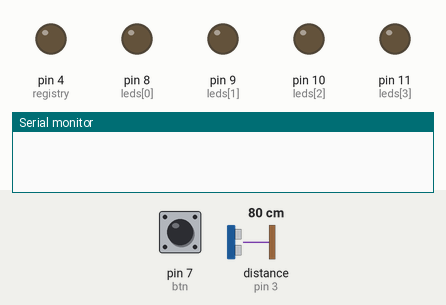
This sketch was run on a simulated Arduino Uno, built with avr-gcc and run on an emulated ATmega328P. Shown: output pins drawn as LEDs (lit = HIGH), the last lines printed to the serial monitor. The test bench sets the inputs (shaded band); at power-on: pin 7 (btn) LOW, distance to the obstacle (sensor on pin 3) 80 cm. The echo pulse lasts 58.3 µs per cm.

Above: at 1.2 s.
1.3 s: pin 7 (btn) pulled HIGH for 0.15 s
At 1.38 s:
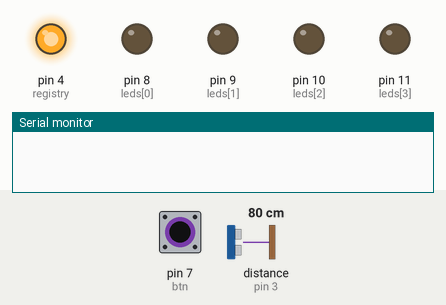
2.9 s: distance to the obstacle (sensor on pin 3) set to 97 cm
4.4 s: distance to the obstacle (sensor on pin 3) set to 106 cm
At 4.7 s:
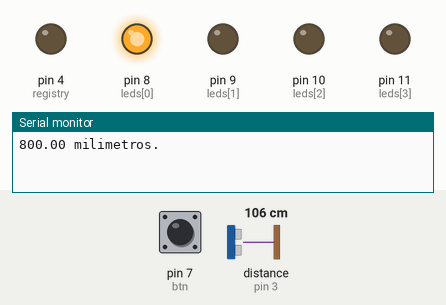
5.9 s: pin 7 (btn) pulled HIGH for 1 s
At 6.7 s:
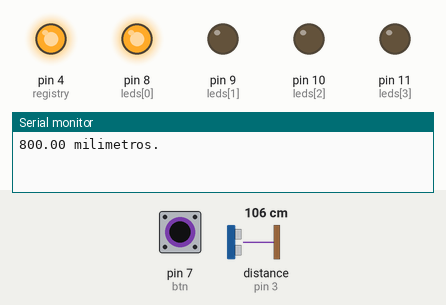
8.4 s: distance to the obstacle (sensor on pin 3) set to 197 cm
9.9 s: distance to the obstacle (sensor on pin 3) set to 205 cm
At 10.5 s:
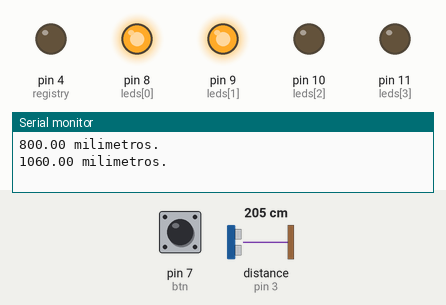
Timing chart, 0 to 12.4 s (numbered marks = the images above; inputs shaded):
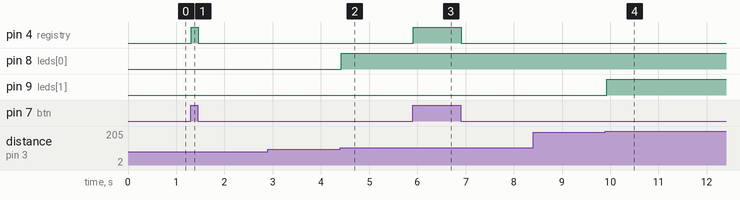

Measured:
- the behaviour switches between 100 and 101 cm on distance to the obstacle (sensor on pin 3) (found by bisection; images 1 and 2)
- the behaviour switches between 200 and 201 cm on distance to the obstacle (sensor on pin 3) (found by bisection; images 3 and 4)
- after the input at 1.3 s, pin 4 (registry): LOW → HIGH at once, → LOW 0.15 s later
- after the input at 2.9 s, every drawn part: stays the same
- after the input at 4.4 s, pin 8 (leds[0]): LOW → HIGH at once
- after the input at 5.9 s, pin 4 (registry): LOW → HIGH at once, → LOW 0.99 s later
- after the input at 8.4 s, every drawn part: stays the same
- after the input at 9.9 s, pin 9 (leds[1]): LOW → HIGH at once

The sketch:

introduction.ino
```cpp
#include <hcsr04.h>
#include <SoftwareSerial.h>

SoftwareSerial btn_serial (11, 12);


#define TRIG_P 2
#define ECHO_P 3
#define btn 7

int leds[] = {8, 9, 10, 11};
int registry = 4;

int btnStateDown = 0;
int btnStateUp = 0;


HCSR04 hcsr04(TRIG_P, ECHO_P, 20, 4000);

void setup(){
    for(int i = 0; i < 4; i++)
    {
        pinMode(leds[i], OUTPUT);
    }
    pinMode(btn, INPUT);
    pinMode(registry, OUTPUT);
    Serial.begin(9600);
}

void  checkDistance(float distance){

    if (distance < 100){
        digitalWrite(leds[0], LOW);
        digitalWrite(leds[1], LOW);
        digitalWrite(leds[2], LOW);
        digitalWrite(leds[3], LOW);
    } else if(distance > 1000 && distance < 2000){
        digitalWrite(leds[0], HIGH);
        digitalWrite(leds[1], LOW);
        digitalWrite(leds[2], LOW);
        digitalWrite(leds[3], LOW);
    } else if(distance > 2000 && distance < 3000){
        digitalWrite(leds[0], HIGH);
        digitalWrite(leds[1], HIGH);
        digitalWrite(leds[2], LOW);
        digitalWrite(leds[3], LOW);
    } else if(distance > 3000 && distance < 3900){
        digitalWrite(leds[0], HIGH);
        digitalWrite(leds[1], HIGH);
        digitalWrite(leds[2], HIGH);
        digitalWrite(leds[3], LOW);
     } else if(distance > 3900){
        digitalWrite(leds[0], HIGH);
        digitalWrite(leds[1], HIGH);
        digitalWrite(leds[2], HIGH);
        digitalWrite(leds[3], HIGH);
     }
}

void setRegistry(float distance){
  btnStateDown = 0;
  btnStateUp = 0;
  Serial.print(distance);
  Serial.println(" milimetros.");
  delay(400);
}

void loop(){

    float dist = hcsr04.distanceInMillimeters();

    checkDistance(dist);

    if(digitalRead(btn) == HIGH){
      btnStateDown = 1;
      btnStateUp = 0;
      digitalWrite(registry, HIGH);

    } else {
      btnStateUp = 1;
      digitalWrite(registry, LOW);
    }

    if(btnStateDown == 1 && btnStateUp == 1){
      setRegistry(dist);
    }

    delay(10);
}
```
